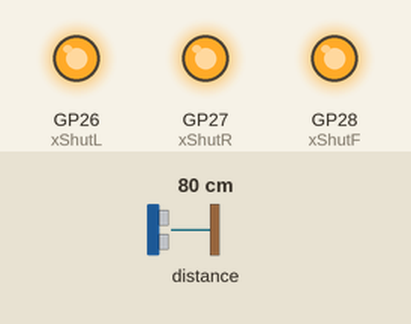
This program was run on a simulated Raspberry Pi Pico running MicroPython. On the bench: output pins drawn as LEDs (lit = HIGH). The test bench sets the inputs (shaded band); at power-on: distance to the obstacle 80 cm. Library files of the repository ran but are not shown: vl53l0x.py; what the program prints to the serial console is not drawn. At 0.1 s the program stops and its outputs stay as they are.

Above: at 0.1 s.
Timing chart, 0 to 1.6 s (numbered marks = the images above):
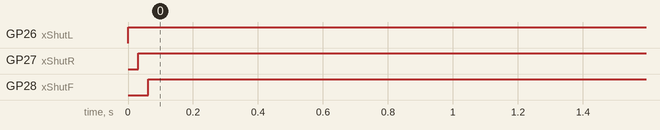

The program:

laser_sensing.py
```python
from machine import Pin
from machine import I2C
from vl53l0x import VL53L0X

I2C_bus = I2C(0, sda=Pin(8), scl=Pin(9))

xShutPinL = 26
xShutPinR = 27
xShutPinF = 28

defaultAddress = 0x29

#--------INITIALISE XSHUT PINS--------
xShutL = Pin(xShutPinL, Pin.OUT)
xShutR = Pin(xShutPinR, Pin.OUT)
xShutF = Pin(xShutPinF, Pin.OUT)

xShutL.low()
xShutR.low()
xShutF.low()

#--------CHANGE ADRESS OF LEFT SENSOR--------
#trying to overide default address of i2c
xShutL.high()

# read value from 0x16,0x17
high = I2C_bus.readfrom(defaultAddress, 0x16)
low = I2C_bus.readfrom(defaultAddress, 0x17)

# write value to 0x18,0x19
I2C_bus.writeto_mem(defaultAddress, 0x18, high)
I2C_bus.writeto_mem(defaultAddress, 0x19, low)

# write new_address to 0x8a
I2C_bus.writeto_mem(defaultAddress, 0x8a, bytes([0x30]))

#initialise the tof left sensor
tofL = VL53L0X(I2C_bus,address=0x30)
#--------CHANGE ADDRESS OF RIGHT SENSOR--------
xShutR.high()
devices = I2C_bus.scan()
# write value to 0x18,0x19
I2C_bus.writeto_mem(defaultAddress, 0x18, high)
I2C_bus.writeto_mem(defaultAddress, 0x19, low)

# write new_address to 0x8a
I2C_bus.writeto_mem(defaultAddress, 0x8a, bytes([0x31]))

#initialise the tof left sensor
tofR = VL53L0X(I2C_bus,address=0x31)

#--------CHANGE ADDRESS OF FRONT SENSOR--------
xShutF.high()
#initialise the tof left sensor
tofF = VL53L0X(I2C_bus,address=0x29)


devices = I2C_bus.scan()
print(len(devices))
for device in devices:
 print("i2C Address: ",hex(device))
```

Measured:
- by itself, GP26 (xShutL): LOW → HIGH at 0.00 s
- by itself, GP27 (xShutR): LOW → HIGH at 0.03 s
- by itself, GP28 (xShutF): LOW → HIGH at 0.06 s
